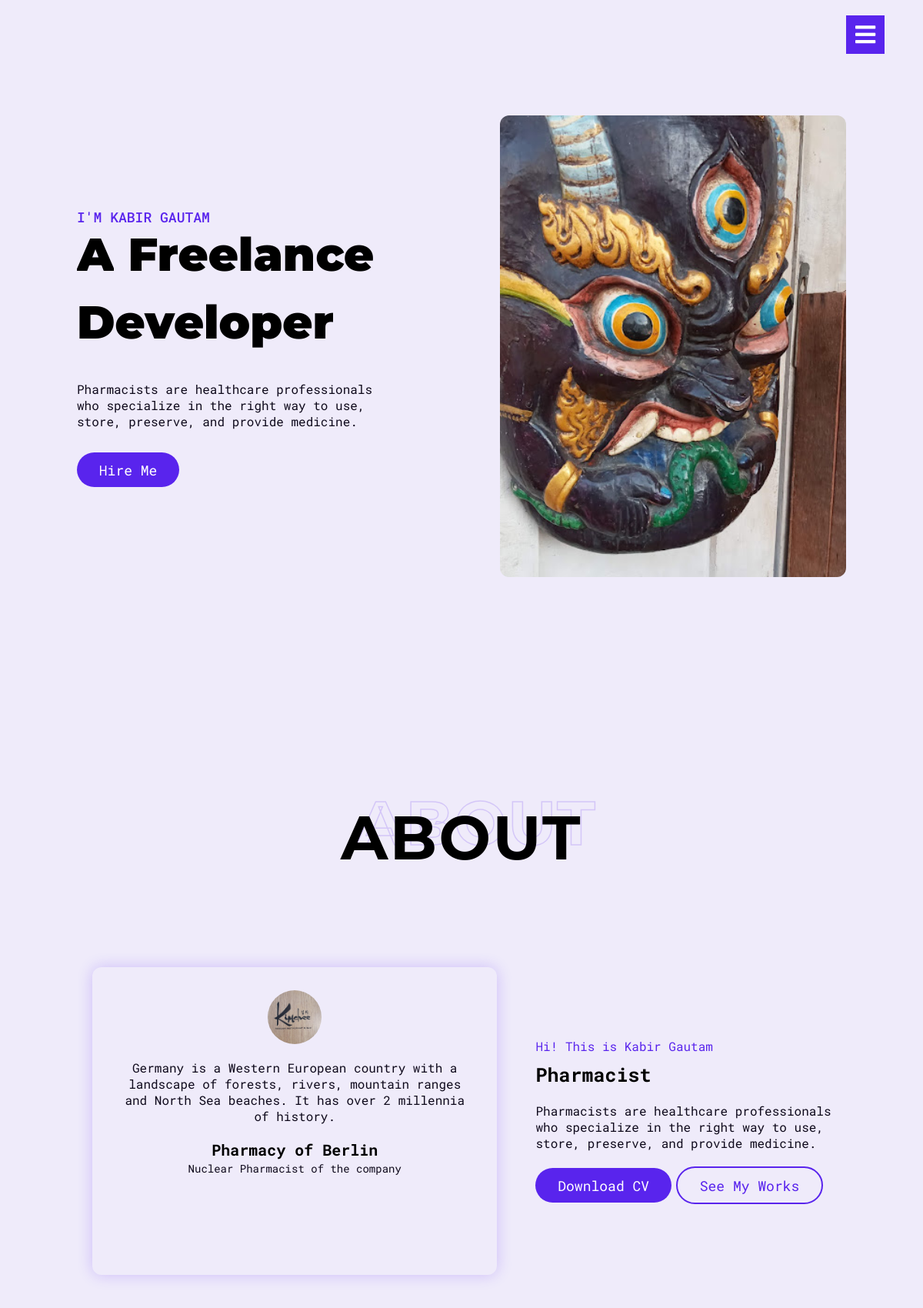
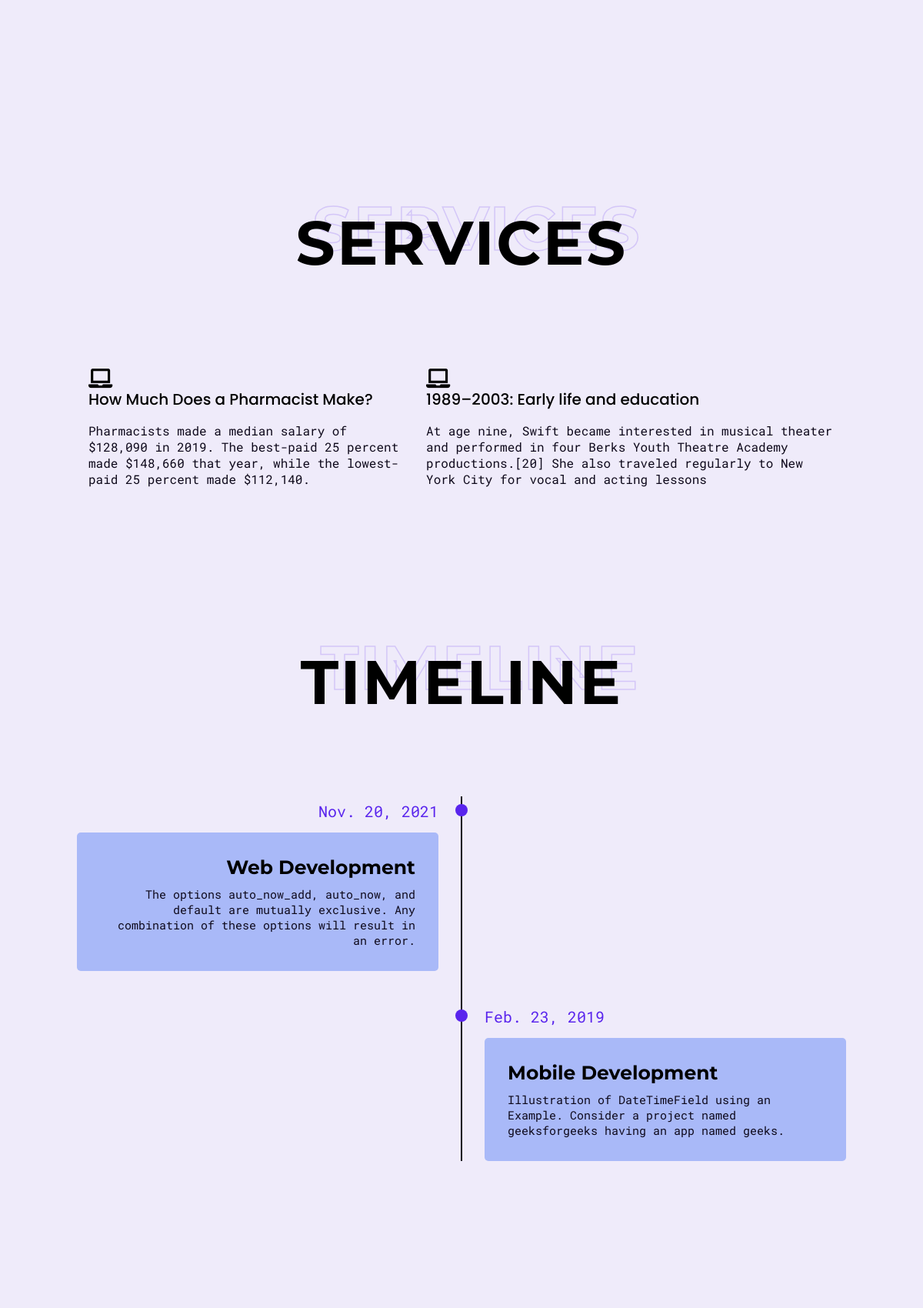
The page / (upper part) on the database its author committed (2 pictures, top to bottom).
### ashok/models.py (models this page shows, shortened)
class Person(models.Model):
    image = models.ImageField(null=True, blank=True)
    name = models.CharField(max_length=122, null=True)
    post = models.CharField(max_length=122, null=True)
    desc = models.CharField(max_length=200, null=True)
    email = models.CharField(max_length=122, null=True)
    phone = models.CharField(max_length=122, null=True)
    location = models.CharField(max_length=122, null=True)

class Company(models.Model):
    info = models.CharField(max_length=200)
    name = models.CharField(max_length=122)
    post = models.CharField(max_length=122)

class Services(models.Model):
    topic = models.CharField(max_length=122)
    desc = models.CharField(max_length=200)

class Timeline(models.Model):
    date = models.DateField(null=True)  #this one
    topic = models.CharField(max_length=122)
    des = models.CharField(max_length=200)

### ashok/views.py (the view)
# urls.py: path('', views.home, name="home"),
def home(request):
    person = Person.objects.first()
    services = Services.objects.all()
    timeline = Timeline.objects.all()
    projects = Projects.objects.all()
    detail = Person.objects.get(pk=1)
    company = Company.objects.get(pk=1)
    links = Social_links.objects.get(pk=1)
    print(links.facebook)
    context = {'person': person, 'services': services,
               'timeline': timeline, 'projects': projects, 'detail':detail, 'company': company}
    return render(request, 'index.html', context)

### ashok/models.py (called while the page is built)
    @property
    def imageURL(self):
        try:
            url = self.image.url
        except:
            url = ""
        return url

### templates/index.html (shortened to what this page needs)
{% extends 'main.html' %}
{% load static %}
 {% block content %}
   {% include 'navigation.html' %}
   {% include 'home.html' %}
   {% include 'about.html' %}
   {% include 'service.html' %}
   {% include 'timeline.html' %}
   {% include 'project.html' %}
   {% include 'contact.html' %}
 {% endblock %}

### templates/main.html (shortened to what this page needs)
<!DOCTYPE html>
{% load static %}
<html lang="en">
  <head>
    <link rel="stylesheet" href="{% static 'css/style.css' %}" />
    <link
      rel="stylesheet"
      href="https://pro.fontawesome.com/releases/v5.10.0/css/all.css"
    />
  </head>
  <body>
    {% block content %}
    {% endblock %}
  </body>
</html>

### templates/navigation.html (shortened to what this page needs)
  {%load static %}
    <section id="navigation">
      <div class="nav-icon">
        <i class="fas fa-bars"></i>
      </div>
    </section>

### templates/home.html
<section id="hero">
  <div class="container">
    <div class="left">
      <p class="subheading">I'm {{person.name}}</p>
      <h2 class="heading">
        <div class="wrapper"><span>A</span></div>
        <div class="wrapper"><span>Freelance</span></div>
        <div class="wrapper"><span>Developer</span></div>
      </h2>
      <p class="desc">
       {{person.desc}}
      </p>
      <div class="button">
        <a href="#contact" class="primary-btn">Hire Me</a>
      </div>
    </div>
    <div class="right">
      <img src="static/images/1.jpg" />
    </div>
  </div>
</section>

### templates/about.html
<section id="about">
  <div class="container">
    <h2 class="section-heading" data-outline="About">About</h2>
    <div class="wrapper">
      <div class="left">
        <div class="card">
          <div class="img">
            <img src="static/images/comp.jpg" />
          </div>
          <p class="card-desc">{{company.info}}</p>
          <h3 class="card-name">{{company.name}}</h3>
          <p class="card-sub-title">{{company.post}} of the company</p>
        </div>
      </div>
      <div class="right">
        <p class="subheading">Hi! This is {{person.name}}</p>
        <h2 class="slogan">{{person.post}}</h2>
        <p class="right-text">{{person.desc}}</p>
        <div class="buttons">
          <a href="#" class="primary-btn">Download CV</a>
          <a href="#projects" class="primary-btn outline">See My Works</a>
        </div>
      </div>
    </div>
  </div>
</section>

### templates/service.html
{% block content %}
<section id="services">
  <div class="container">
    <h2 class="section-heading" data-outline="Services">Services</h2>
    <div class="all-items">
      {% for service in services %}
      <div class="item">
        <i class="fas fa-laptop"></i>
        <h3 class="item-heading">{{service.topic}}</h3>
        <p class="item-desc">{{service.desc}}</p>
      </div>
      {% endfor %}
    </div>
  </div>
</section>
{% endblock %}

### templates/timeline.html
{% block content %}
<section id="timeline">
  <h2 class="section-heading" data-outline="Timeline">Timeline</h2>
  <div class="timeline-items">
    {% for time in timeline %}
    <div class="timeline-item">
      <div class="timeline-dot"></div>
      <div class="timeline-date">{{time.date}}</div>
      <div class="timeline-content">
        <h3>{{time.topic}}</h3>
        <p>{{time.des}}</p>
      </div>
    </div>
    {% endfor %}
  </div>
</section>
{% endblock %}

### templates/project.html (shortened to what this page needs)
{% block content %}
<section id="projects">
</section>
{% endblock %}

### templates/contact.html (shortened to what this page needs)
{% block content %}
{% endblock %}

### rows shown on the page
Person: name "KABIR GAUTAM", desc "Pharmacists are healthcare professionals who specialize in the right way to use, store, preserve, and provide medicine.", name "Kabir Gautam", post "Pharmacist"
Company: info "Germany is a Western European country with a landscape of forests, rivers, mountain ranges and North Sea beaches. It has over 2 millennia of history.", name "Pharmacy of Berlin", post "Nuclear Pharmacist"
Services: topic "How Much Does a Pharmacist Make?", desc "Pharmacists made a median salary of $128,090 in 2019. The best-paid 25 percent made $148,660 that year, while the lowest-paid 25 percent made $112,140."
Services: topic "1989–2003: Early life and education", desc "At age nine, Swift became interested in musical theater and performed in four Berks Youth Theatre Academy productions.[20] She also traveled regularly to New York City for vocal and acting lessons"
Timeline: date "Nov. 20, 2021", topic "Web Development", des "The options auto_now_add, auto_now, and default are mutually exclusive. Any combination of these options will result in an error."
Timeline: date "Feb. 23, 2019", topic "Mobile Development", des "Illustration of DateTimeField using an Example. Consider a project named geeksforgeeks having an app named geeks."
